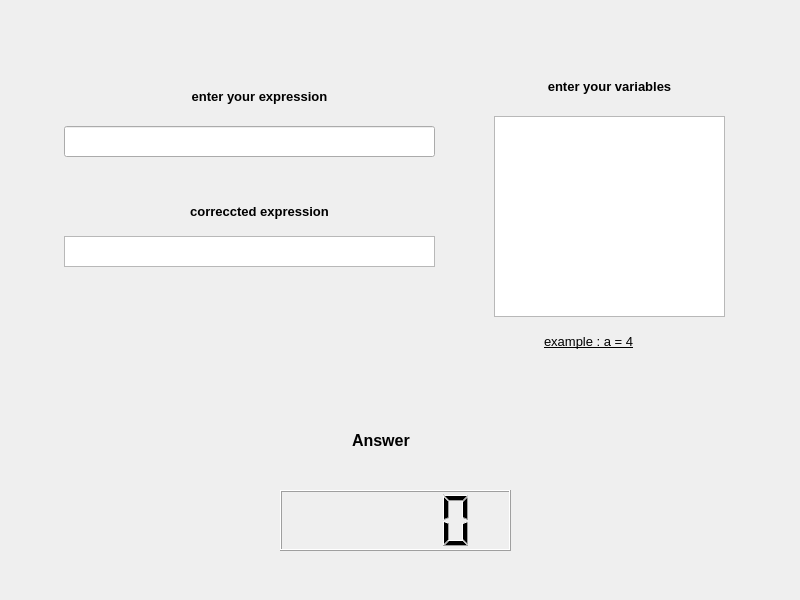
<?xml version="1.0" encoding="UTF-8"?>
<ui version="4.0">
 <class>MainWindow</class>
 <widget class="QMainWindow" name="MainWindow">
  <property name="geometry">
   <rect>
    <x>0</x>
    <y>0</y>
    <width>800</width>
    <height>600</height>
   </rect>
  </property>
  <property name="windowTitle">
   <string>MainWindow</string>
  </property>
  <widget class="QWidget" name="centralwidget">
   <widget class="QLineEdit" name="enterExp_edit">
    <property name="geometry">
     <rect>
      <x>64</x>
      <y>126</y>
      <width>371</width>
      <height>31</height>
     </rect>
    </property>
   </widget>
   <widget class="QLabel" name="enterExp_lbl">
    <property name="geometry">
     <rect>
      <x>154</x>
      <y>86</y>
      <width>211</width>
      <height>21</height>
     </rect>
    </property>
    <property name="font">
     <font>
      <pointsize>10</pointsize>
      <weight>75</weight>
      <bold>true</bold>
     </font>
    </property>
    <property name="text">
     <string>enter your expression</string>
    </property>
    <property name="alignment">
     <set>Qt::AlignCenter</set>
    </property>
   </widget>
   <widget class="QTextEdit" name="enterVar_edit">
    <property name="geometry">
     <rect>
      <x>494</x>
      <y>116</y>
      <width>231</width>
      <height>201</height>
     </rect>
    </property>
   </widget>
   <widget class="QLabel" name="enterVar_lbl">
    <property name="geometry">
     <rect>
      <x>504</x>
      <y>76</y>
      <width>211</width>
      <height>21</height>
     </rect>
    </property>
    <property name="font">
     <font>
      <pointsize>10</pointsize>
      <weight>75</weight>
      <bold>true</bold>
     </font>
    </property>
    <property name="text">
     <string>enter your variables</string>
    </property>
    <property name="alignment">
     <set>Qt::AlignCenter</set>
    </property>
   </widget>
   <widget class="QLabel" name="example_lbl">
    <property name="geometry">
     <rect>
      <x>544</x>
      <y>326</y>
      <width>131</width>
      <height>31</height>
     </rect>
    </property>
    <property name="font">
     <font>
      <pointsize>10</pointsize>
      <underline>true</underline>
     </font>
    </property>
    <property name="text">
     <string>example : a = 4</string>
    </property>
   </widget>
   <widget class="QLabel" name="newExp_lbl">
    <property name="geometry">
     <rect>
      <x>154</x>
      <y>196</y>
      <width>211</width>
      <height>31</height>
     </rect>
    </property>
    <property name="font">
     <font>
      <pointsize>10</pointsize>
      <weight>75</weight>
      <bold>true</bold>
     </font>
    </property>
    <property name="text">
     <string>correccted expression</string>
    </property>
    <property name="alignment">
     <set>Qt::AlignCenter</set>
    </property>
   </widget>
   <widget class="QTextBrowser" name="newExp_show">
    <property name="geometry">
     <rect>
      <x>64</x>
      <y>236</y>
      <width>371</width>
      <height>31</height>
     </rect>
    </property>
   </widget>
   <widget class="QLCDNumber" name="answer_lcd">
    <property name="geometry">
     <rect>
      <x>280</x>
      <y>490</y>
      <width>231</width>
      <height>61</height>
     </rect>
    </property>
   </widget>
   <widget class="QLabel" name="answer_lbl">
    <property name="geometry">
     <rect>
      <x>352</x>
      <y>420</y>
      <width>91</width>
      <height>41</height>
     </rect>
    </property>
    <property name="font">
     <font>
      <pointsize>12</pointsize>
      <weight>75</weight>
      <bold>true</bold>
     </font>
    </property>
    <property name="text">
     <string>Answer</string>
    </property>
   </widget>
  </widget>
 </widget>
 <resources/>
 <connections/>
</ui>
